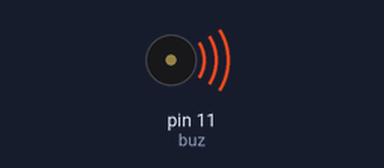
Bench run of a sketch on a simulated Arduino Uno, built with avr-gcc and run on an emulated ATmega328P. On the bench: buzzer (waves = sounding).

Above: at 0.5 s.
At 5.0 s:
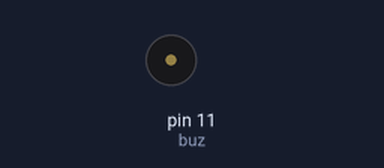
Timing chart, 0 to 6.9 s (numbered marks = the images above):
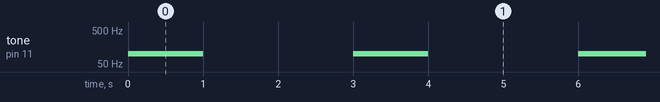

Measured:
- by itself, tone on pin 11 (buz): alternates 100 Hz for 1.0 s and silent for 2.0 s

The sketch:

buzzer.ino
```cpp
#include "abcd.h"
//#include <direct.h>
//int buz=7;
//#define GetCurrentDir _getcwd

void setup() {
  // put your setup code here, to run once:
Serial.begin(9600);
pinMode(buz,OUTPUT);
//Serial.println(GetCurrentDir());
}


void loop() {
  // put your main code here, to run repeatedly:
tone(buz,100);
delay(1000);
noTone(buz);
delay(2000);
}
```

abcd.h
```cpp
#define buz 11
```
